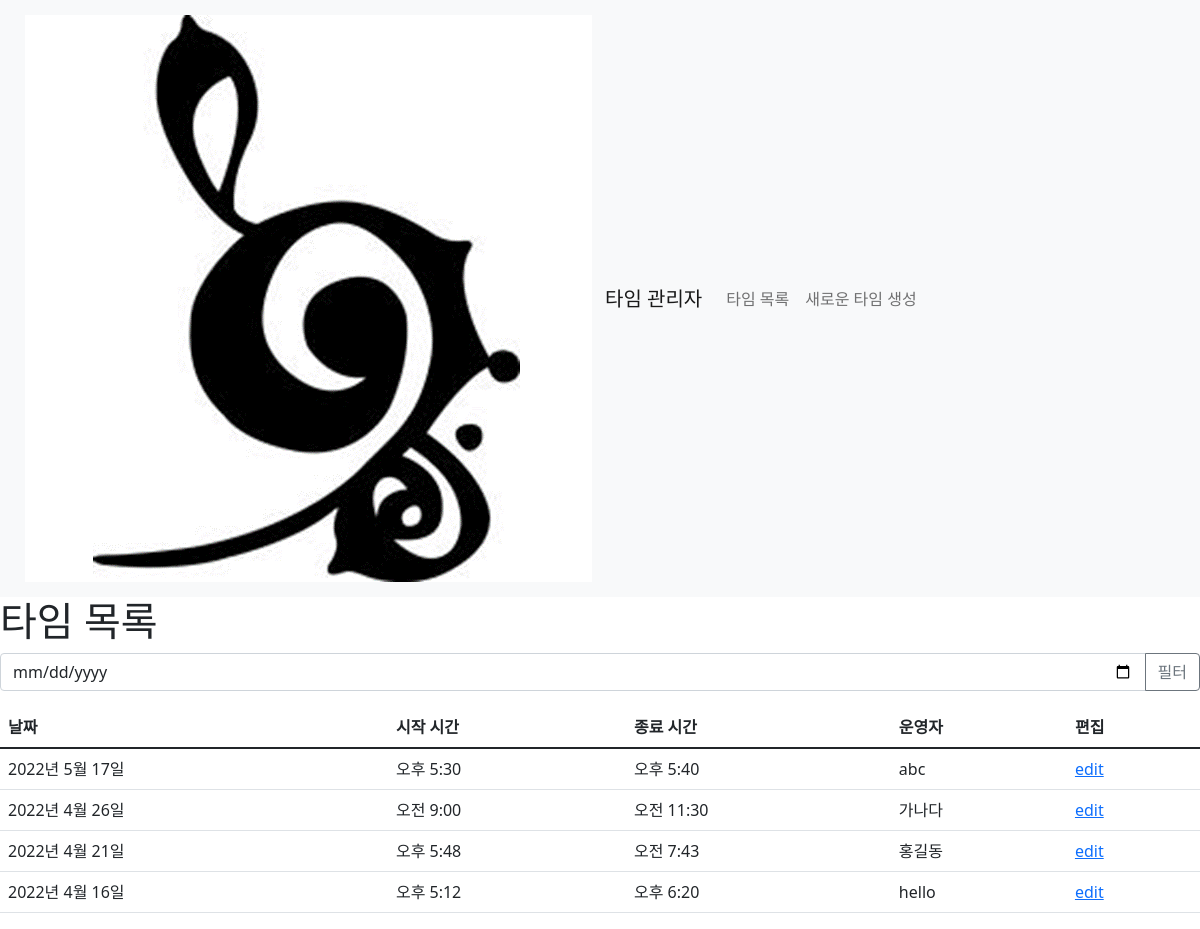
The page /time_manage/list/ on the database as committed earlier.
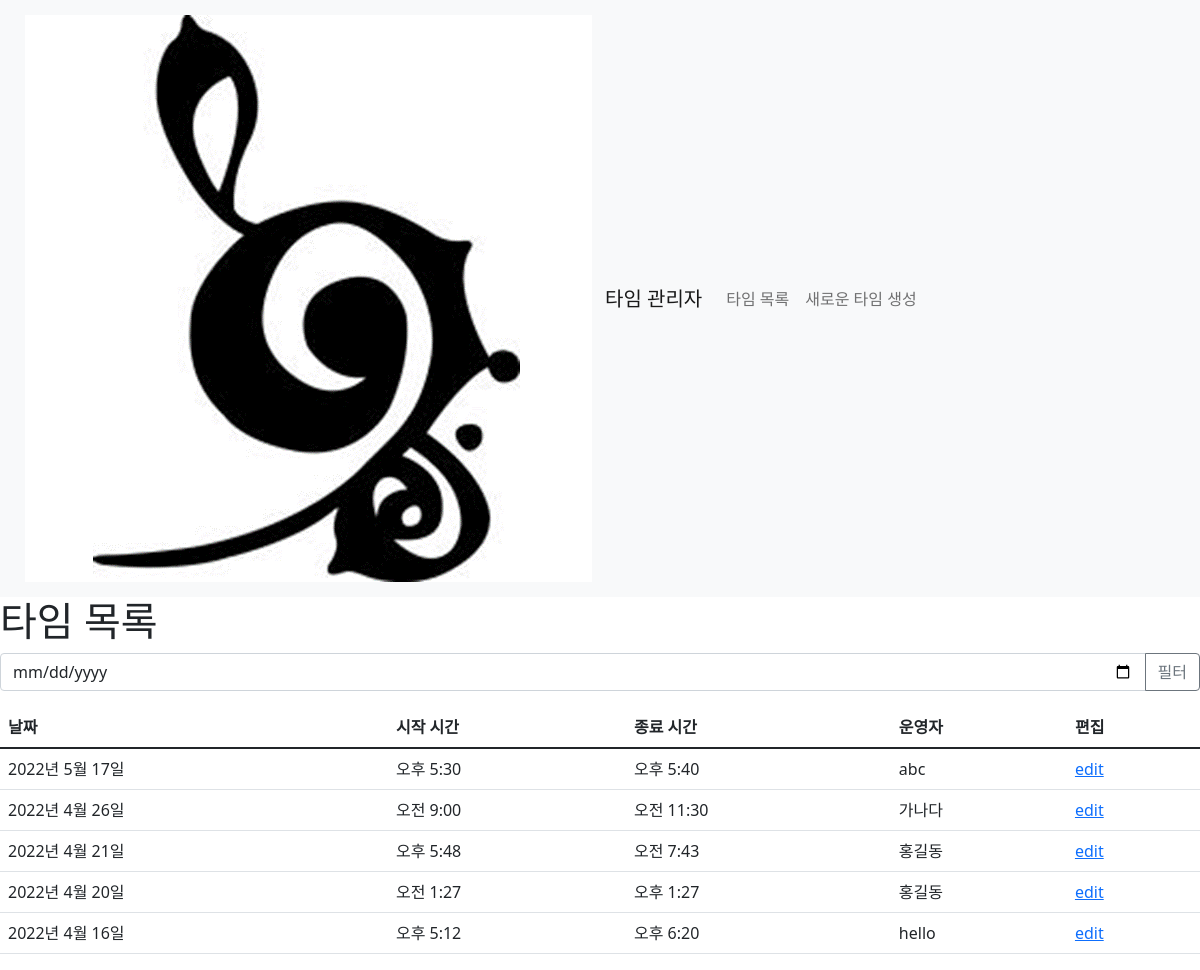
The same page on the database as committed later.
### time_manage/models.py (models this page shows, shortened)
class TimeInfo(models.Model):
    time_date = models.DateField()
    time_start = models.TimeField()
    time_end = models.TimeField()
    time_manager = models.CharField(max_length=100)
    time_unique_id = models.UUIDField(default=uuid.uuid4, editable=False, unique=True)
    class Meta:
        verbose_name = '타임 정보'
        verbose_name_plural = '타임 정보'
        ordering = ['-time_date', '-time_start']

### time_manage/views.py (the view)
# urls.py: path('list/', views.list, name='list'),
def list(response):
    _var = {"time_info" : TimeInfo.objects.all()}
    if response.method =="POST":
        if response.POST.get("filter_time_by_date"):
            _form = FilterTime(response.POST)
            if _form.is_valid():
                _time_date= _form.cleaned_data["_time_date"]
                _var["time_info"] = TimeInfo.objects.filter(time_date=_time_date)
                return render(response, 'time_manage/list.html', _var)
            else:
                print(f'\n\nform is not valid\n\n')
        else:
            print(f'\n\nresponse method is POST, {response.POST}\n\n')
    else:
        print(f'\n\nresponse method is not POST\n\n')
    return render(response, 'time_manage/list.html', _var)

### time_manage/templates/time_manage/list.html (shortened to what this page needs)
{% extends 'time_manage/base.html' %}
{% block body %}
    <h1>타임 목록</h1>
    <form method="post" action="#">
        <div class="input-group mb-3">
            <input type="date" class="form-control" placeholder='날짜 필터'aria-label="date filter" aria-describedby="filter_time_by_date_submit" name="_time_date">
            <button class="btn btn-outline-secondary" type="submit" id="filter_time_by_date_submit" name="filter_time_by_date" value="filter_time_by_date">필터</button>
        </div>
    </form>
    <table class="table">
        <thead>
            <tr>
                <th scope="col">날짜</th>
                <th scope="col">시작 시간</th>
                <th scope="col">종료 시간</th>
                <th scope="col">운영자</th>
                <th scope="col">편집</th>
            </tr>
        </thead>
        <tbody>
            {% for ti in time_info %}
                    <tr>
                        <td>{{ti.time_date}}</td>
                        <td>{{ti.time_start}}</td>
                        <td>{{ti.time_end}}</td>
                        <td>{{ti.time_manager}}</td>
                        <td><a href="/time_manage/{{ti.time_unique_id}}">edit</a></td>
                    </tr>
            {% endfor %}
        </tbody>
    </table>
{% endblock %}

### time_manage/templates/time_manage/base.html (shortened to what this page needs)
<!doctype html>
<html>
  <head>
    <link href="https://cdn.jsdelivr.net/npm/bootstrap@5.1.3/dist/css/bootstrap.min.css" rel="stylesheet">
  </head>
  <body>
    {% block navigation_bar %}
    <nav class="navbar navbar-expand-lg navbar-light bg-light">
        <div class="container-fluid">
          <a class='btn btn-clear' href="/"><img src="sorijigi_logo.png"></a>
          <a class="navbar-brand" href="/time_manage/">타임 관리자</a>
          <div class="collapse navbar-collapse" id="navbarNav">
            <ul class="navbar-nav">
              <li class="nav-item">
                <a class="nav-link" href="/time_manage/list">타임 목록</a>
              </li>
              <li class="nav-item">
                <a class="nav-link" href="/time_manage/create">새로운 타임 생성</a>
              </li>
            </ul>
          </div>
        </div>
    </nav>
    {% endblock %}
    {% block body %}{% endblock %}
  </body>
</html>

Rows that differ between the two databases and show on the page:
added TimeInfo: time_date "2022년 4월 20일", time_start "오전 1:27", time_end "오후 1:27", time_manager "홍길동"
